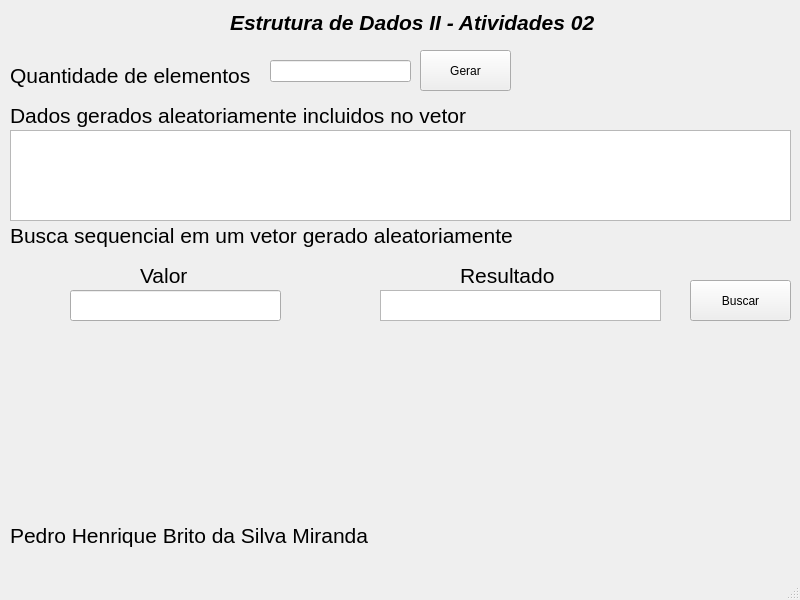
<?xml version="1.0" encoding="UTF-8"?>
<ui version="4.0">
 <class>MainWindow</class>
 <widget class="QMainWindow" name="MainWindow">
  <property name="geometry">
   <rect>
    <x>0</x>
    <y>0</y>
    <width>800</width>
    <height>600</height>
   </rect>
  </property>
  <property name="windowTitle">
   <string>MainWindow</string>
  </property>
  <widget class="QWidget" name="centralwidget">
   <widget class="QLabel" name="label">
    <property name="geometry">
     <rect>
      <x>230</x>
      <y>10</y>
      <width>371</width>
      <height>21</height>
     </rect>
    </property>
    <property name="text">
     <string>&lt;html&gt;&lt;head/&gt;&lt;body&gt;&lt;p&gt;&lt;span style=&quot; font-size:16pt; font-weight:700; font-style:italic;&quot;&gt;Estrutura de Dados II - Atividades 02&lt;/span&gt;&lt;/p&gt;&lt;/body&gt;&lt;/html&gt;</string>
    </property>
   </widget>
   <widget class="QLabel" name="label_2">
    <property name="geometry">
     <rect>
      <x>10</x>
      <y>60</y>
      <width>251</width>
      <height>31</height>
     </rect>
    </property>
    <property name="text">
     <string>&lt;html&gt;&lt;head/&gt;&lt;body&gt;&lt;p&gt;&lt;span style=&quot; font-size:16pt;&quot;&gt;Quantidade de elementos&lt;/span&gt;&lt;/p&gt;&lt;/body&gt;&lt;/html&gt;</string>
    </property>
   </widget>
   <widget class="QLabel" name="label_3">
    <property name="geometry">
     <rect>
      <x>10</x>
      <y>100</y>
      <width>471</width>
      <height>31</height>
     </rect>
    </property>
    <property name="text">
     <string>&lt;html&gt;&lt;head/&gt;&lt;body&gt;&lt;p&gt;&lt;span style=&quot; font-size:16pt;&quot;&gt;Dados gerados aleatoriamente incluidos no vetor&lt;/span&gt;&lt;/p&gt;&lt;/body&gt;&lt;/html&gt;</string>
    </property>
   </widget>
   <widget class="QLabel" name="label_4">
    <property name="geometry">
     <rect>
      <x>10</x>
      <y>220</y>
      <width>511</width>
      <height>31</height>
     </rect>
    </property>
    <property name="text">
     <string>&lt;html&gt;&lt;head/&gt;&lt;body&gt;&lt;p&gt;&lt;span style=&quot; font-size:16pt;&quot;&gt;Busca sequencial em um vetor gerado aleatoriamente&lt;/span&gt;&lt;/p&gt;&lt;/body&gt;&lt;/html&gt;</string>
    </property>
   </widget>
   <widget class="QLabel" name="label_5">
    <property name="geometry">
     <rect>
      <x>10</x>
      <y>520</y>
      <width>371</width>
      <height>31</height>
     </rect>
    </property>
    <property name="text">
     <string>&lt;html&gt;&lt;head/&gt;&lt;body&gt;&lt;p&gt;&lt;span style=&quot; font-size:16pt;&quot;&gt;Pedro Henrique Brito da Silva Miranda&lt;/span&gt;&lt;/p&gt;&lt;/body&gt;&lt;/html&gt;</string>
    </property>
   </widget>
   <widget class="QLineEdit" name="lineEdit_inputTamanho">
    <property name="geometry">
     <rect>
      <x>270</x>
      <y>60</y>
      <width>141</width>
      <height>22</height>
     </rect>
    </property>
   </widget>
   <widget class="QPushButton" name="pushButton_gerar">
    <property name="geometry">
     <rect>
      <x>420</x>
      <y>50</y>
      <width>91</width>
      <height>41</height>
     </rect>
    </property>
    <property name="text">
     <string>Gerar</string>
    </property>
   </widget>
   <widget class="QTextEdit" name="textEdit_outputDados">
    <property name="geometry">
     <rect>
      <x>10</x>
      <y>130</y>
      <width>781</width>
      <height>91</height>
     </rect>
    </property>
   </widget>
   <widget class="QLabel" name="label_6">
    <property name="geometry">
     <rect>
      <x>140</x>
      <y>260</y>
      <width>61</width>
      <height>31</height>
     </rect>
    </property>
    <property name="text">
     <string>&lt;html&gt;&lt;head/&gt;&lt;body&gt;&lt;p&gt;&lt;span style=&quot; font-size:16pt;&quot;&gt;Valor&lt;/span&gt;&lt;/p&gt;&lt;/body&gt;&lt;/html&gt;</string>
    </property>
   </widget>
   <widget class="QLabel" name="label_7">
    <property name="geometry">
     <rect>
      <x>460</x>
      <y>260</y>
      <width>101</width>
      <height>31</height>
     </rect>
    </property>
    <property name="text">
     <string>&lt;html&gt;&lt;head/&gt;&lt;body&gt;&lt;p&gt;&lt;span style=&quot; font-size:16pt;&quot;&gt;Resultado&lt;/span&gt;&lt;/p&gt;&lt;/body&gt;&lt;/html&gt;</string>
    </property>
   </widget>
   <widget class="QLineEdit" name="lineEdit_inputValor">
    <property name="geometry">
     <rect>
      <x>70</x>
      <y>290</y>
      <width>211</width>
      <height>31</height>
     </rect>
    </property>
   </widget>
   <widget class="QTextEdit" name="textEdit_outputResultado">
    <property name="geometry">
     <rect>
      <x>380</x>
      <y>290</y>
      <width>281</width>
      <height>31</height>
     </rect>
    </property>
   </widget>
   <widget class="QPushButton" name="pushButton_buscar">
    <property name="geometry">
     <rect>
      <x>690</x>
      <y>280</y>
      <width>101</width>
      <height>41</height>
     </rect>
    </property>
    <property name="text">
     <string>Buscar</string>
    </property>
   </widget>
  </widget>
  <widget class="QMenuBar" name="menubar">
   <property name="geometry">
    <rect>
     <x>0</x>
     <y>0</y>
     <width>800</width>
     <height>20</height>
    </rect>
   </property>
  </widget>
  <widget class="QStatusBar" name="statusbar"/>
 </widget>
 <resources/>
 <connections/>
</ui>
